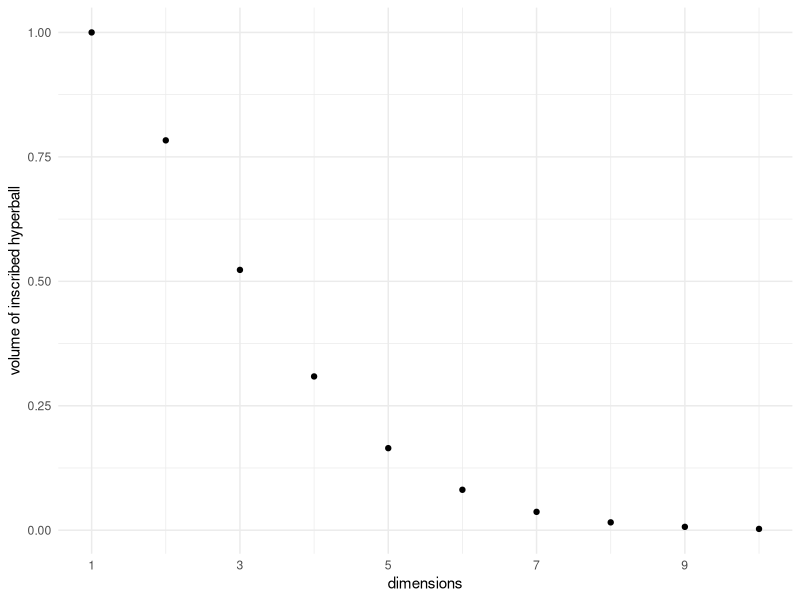

The R script that drew this image:

# 计算 n 维半径为 1 的超球的体积
ball_vol <- function(n) {
  V <- rep(0, 100)
  if (n == 1) {
    V[1] <- 2 
    return(V[n])
  }
  if (n == 2) {
    V[2] <- pi 
    return(V[n])
  }
  if (n == 3) {
    V[3] <- 4 / 3 * pi
    return(V[n])
  }
  if (n > 3) { # 递归计算超球体积
    V[n] <- 2 * integrate(function(theta) ball_vol(n - 1) * cos(theta)^(n), lower = 0, upper = pi / 2)$value
    return(V[n])
  }
}

# 10 维时 超立方体内的超内切球的体积占比大约是0.2%

set.seed(2018)
euclidean_length <- function(u) sqrt(sum(u * u))
M <- 1e5
N_MAX <- 10
Pr_inside <- rep(NA, N_MAX)
for (N in 1:N_MAX) {
  y <- matrix(runif(M * N, -0.5, 0.5), M, N)
  inside <- 0
  for (m in 1:M) {
    if (euclidean_length(y[m, ]) < 0.5) {
      inside <- inside + 1
    }
  }
  Pr_inside[N] <- inside / M
}
df = data.frame(dims = 1:N_MAX, volume = Pr_inside)
print(df, digits=6)


# 单位超立方体内的超球的体积随维数的变化
library(ggplot2)
ggplot(df, aes(x = dims, y = Pr_inside)) +
  scale_x_continuous(breaks = c(1, 3, 5, 7, 9)) +
  geom_point() +
  ylab("volume of inscribed hyperball") +
  xlab("dimensions") +
  theme_minimal()

